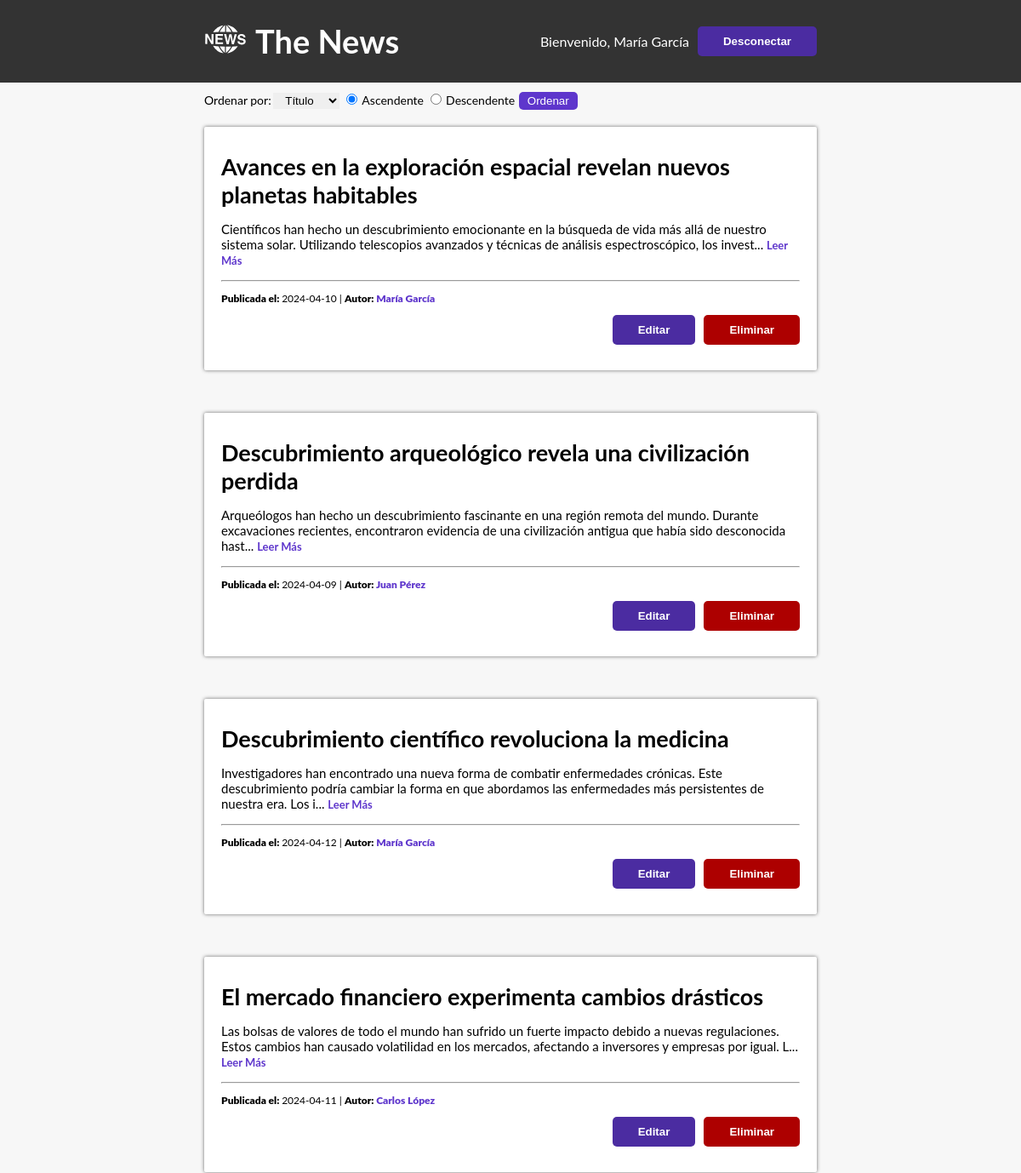
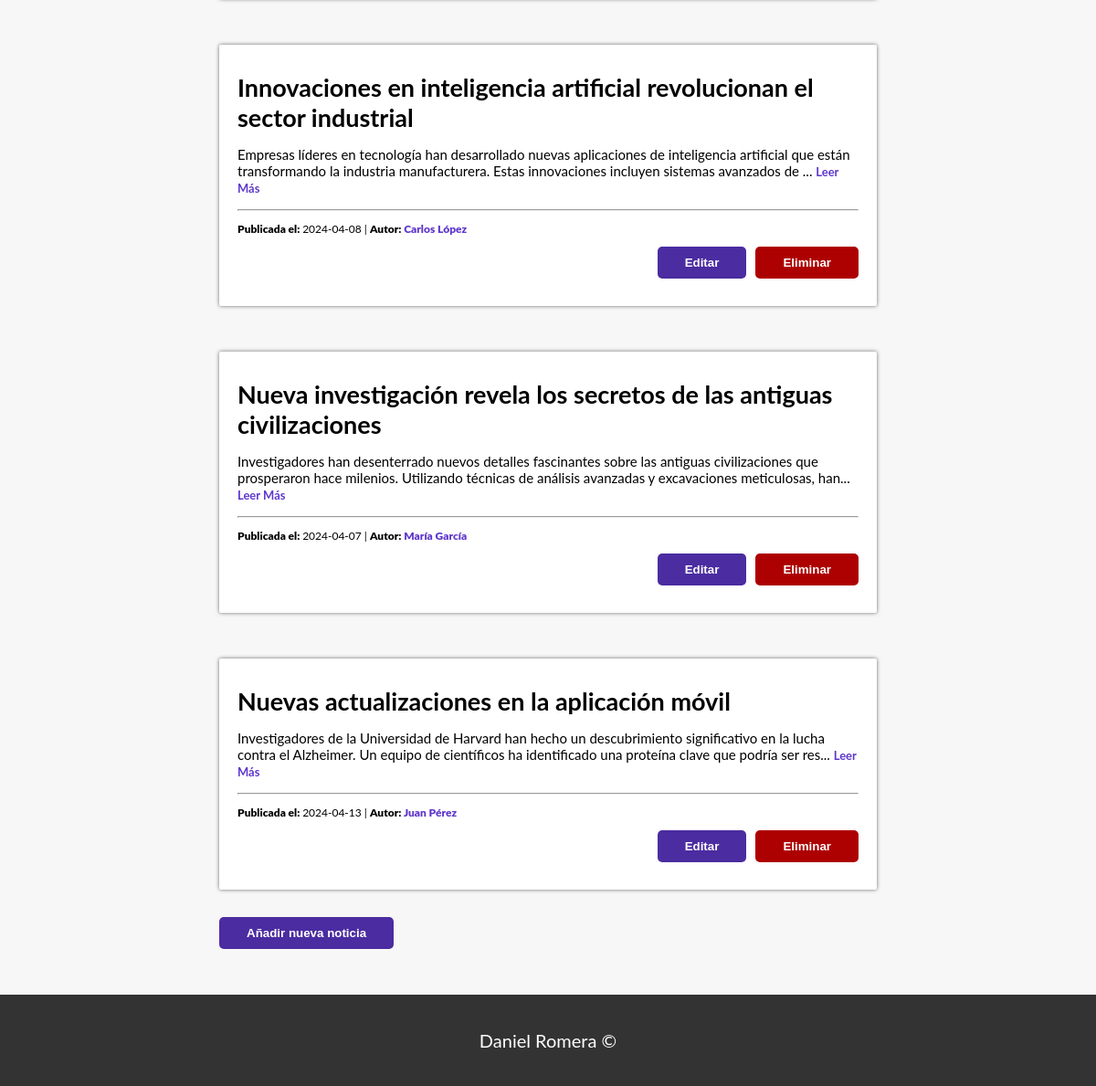
/vista/index.php (signed in), run on the app's committed database (2 pictures, top to bottom).
### tables this page shows
CREATE TABLE `noticia` (
  `id` int NOT NULL AUTO_INCREMENT,
  `titulo` varchar(255) NOT NULL,
  `cuerpo` text NOT NULL,
  `fecha` date NOT NULL,
  `id_autor` int NOT NULL,
  PRIMARY KEY (`id`)
);

CREATE TABLE `usuario` (
  `id` int NOT NULL AUTO_INCREMENT,
  `nombre` varchar(255) NOT NULL,
  `email` varchar(255) NOT NULL,
  `contrasena` varchar(255) NOT NULL,
  PRIMARY KEY (`id`)
);

### modelo/modelo.php (called while the page is built, shortened)
<?php
function crearConexion(){
    $conexion = mysqli_connect(HOST, USER, PASSWORD, DATABASE);
    if(!$conexion){
        die("<br>Error de conexión con la base de datos: " . mysqli_connect_error());
    }
    else{
        return $conexion;
    }
}
function getListaNoticias($orderBy, $orderDir){
    $db = crearConexion();
    $orderByOptions = array("titulo", "fecha", "id_autor");
    if (!in_array($orderBy, $orderByOptions)) {
        $orderBy = "titulo";
    }
    if ($orderBy == $orderByOptions[2]){
        $sql = "SELECT noticia.*, usuario.nombre AS nombre_autor
        FROM noticia
        JOIN usuario ON noticia.id_autor = usuario.id
        ORDER BY usuario.nombre $orderDir;";
    } else{
        $sql = "SELECT noticia.*, usuario.nombre AS nombre_autor
        FROM noticia
        JOIN usuario ON noticia.id_autor = usuario.id
        ORDER BY $orderBy $orderDir;";
    }
    $stmt = $db->prepare($sql);
    $stmt->execute();
    $result = $stmt->get_result();
   if($result->num_rows > 0){
       return $result;
   } else{
       echo "No hay nada en la tabla noticia";
   }
}
?>

### controlador/controlador.php (the view, shortened to what this page needs)
<?php
include "../modelo/modelo.php";
function showListaNoticias($orderBy, $orderDir){
    $datos = getListaNoticias($orderBy, $orderDir);
    if (is_string($datos)) {
        echo $datos;
    } else {
        while ($fila = mysqli_fetch_assoc($datos)) {
    ?>
            <div class="noticia">
                <h3 class="titulo-noticia novisited"><a  href="noticia.php?id=<?= $fila["id"] ?>"><?= $fila["titulo"] ?></a></h3>
                <p class="noticia-cuerpo"><?=  substr($fila["cuerpo"], 0, 200); ?>... <a class="leer-mas" href="noticia.php?id=<?= $fila["id"] ?>">Leer Más</a></p>
                <hr>
                <p class="info-noticia"><span class="bold">Publicada el: </span><?= $fila["fecha"] ?> | <span class="bold">Autor: </span><span class="autor bold"><?= $fila["nombre_autor"] ?></span></p>
                <?php
                if (isset($_SESSION['usuario'])) { ?>
                <div class="botones-usuario">
                <button class="boton editar blanco" onclick="window.location.href='editar.php?id=<?= $fila["id"] ?>'">Editar</button>
                        <form method="POST">
                            <input class="boton eliminar" type="submit" value="Eliminar">
                        </form>
                </div>
                <?php }?>
            </div>
    <?php
        }
    }
}
?>

### css/styles.css (style rules this page uses)
html { font-size: 62.5%; box-sizing: border-box; }
*, *:before, *:after { box-sizing: inherit; }
body { font-family: var(--fuentePrincipal); margin: 0; position: relative; min-height: 100vh; display: flex; flex-direction: column; justify-content: space-between; background-color: #f7f7f7; }
:root { --fuentePrincipal: "Lato", sans-serif; --colorPrincipal: #4b2ca1; }
h3 { font-size: 2.7rem; margin: 0; }
a { text-decoration: none; color: inherit; }
.bold { font-weight: 900; }
.boton { font-weight: bold; text-decoration: none; padding: 1rem 3rem; text-align: center; border-radius: .5rem; border: none; }
.noticia { background-color: white; padding: 3rem 2rem; margin-top: 1rem; border-radius: .2rem; box-shadow: 0px 0px 4px #6b6b6b; margin-bottom: 2rem; word-wrap: break-word; }
.noticia-cuerpo { font-size: 1.5rem; }
.botones-usuario { display: flex; justify-content: flex-end; gap: 1rem; }
.titulo-noticia { color: black; text-decoration: none; }
.info-noticia { font-size: 1.2rem; }
.autor { color:#5e36cc; }
.editar { background-color: var(--colorPrincipal); }
.eliminar { background-color: rgb(173, 0, 0); color: white; }
.blanco { color: white; }
.leer-mas { color:#5e36cc; font-size: 1.3rem; font-weight: bold; }

### data on the page
noticia: titulo "Avances en la exploración espacial revelan nuevos planetas habitables", cuerpo "Científicos han hecho un descubrimiento emocionante en la búsqueda de vida más allá de nuestro sistema solar. Utilizando telescopios avanzados y técnicas de análisis espectroscópico, los invest", fecha "2024-04-10", id_autor.nombre "María García"
noticia: titulo "Descubrimiento arqueológico revela una civilización perdida", cuerpo "Arqueólogos han hecho un descubrimiento fascinante en una región remota del mundo. Durante excavaciones recientes, encontraron evidencia de una civilización antigua que había sido desconocida hast", fecha "2024-04-09", id_autor.nombre "Juan Pérez"
noticia: titulo "Descubrimiento científico revoluciona la medicina", cuerpo "Investigadores han encontrado una nueva forma de combatir enfermedades crónicas. Este descubrimiento podría cambiar la forma en que abordamos las enfermedades más persistentes de nuestra era. Los i", fecha "2024-04-12", id_autor.nombre "María García"
noticia: titulo "El mercado financiero experimenta cambios drásticos", cuerpo "Las bolsas de valores de todo el mundo han sufrido un fuerte impacto debido a nuevas regulaciones. Estos cambios han causado volatilidad en los mercados, afectando a inversores y empresas por igual. L", fecha "2024-04-11", id_autor.nombre "Carlos López"
noticia: titulo "Innovaciones en inteligencia artificial revolucionan el sector industrial", cuerpo "Empresas líderes en tecnología han desarrollado nuevas aplicaciones de inteligencia artificial que están transformando la industria manufacturera. Estas innovaciones incluyen sistemas avanzados de", fecha "2024-04-08", id_autor.nombre "Carlos López"
noticia: titulo "Nueva investigación revela los secretos de las antiguas civilizaciones", cuerpo "Investigadores han desenterrado nuevos detalles fascinantes sobre las antiguas civilizaciones que prosperaron hace milenios. Utilizando técnicas de análisis avanzadas y excavaciones meticulosas, han", fecha "2024-04-07", id_autor.nombre "María García"
noticia: titulo "Nuevas actualizaciones en la aplicación móvil", cuerpo "Investigadores de la Universidad de Harvard han hecho un descubrimiento significativo en la lucha contra el Alzheimer. Un equipo de científicos ha identificado una proteína clave que podría ser res", fecha "2024-04-13", id_autor.nombre "Juan Pérez"

### other printed values
$_SESSION['usuario'] "María García"
